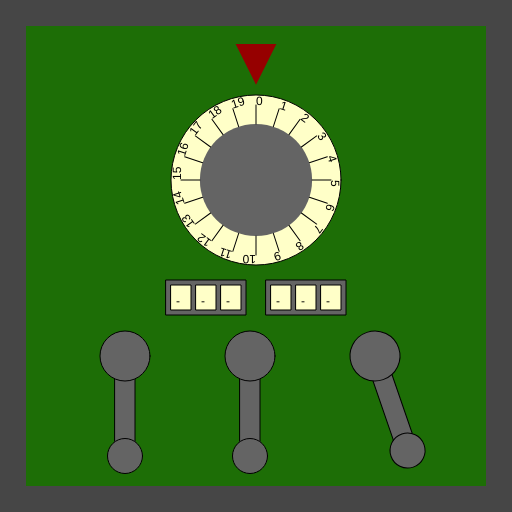
Frame 1 (no input)
Frame 60 (no input): identical to frame 1, image omitted
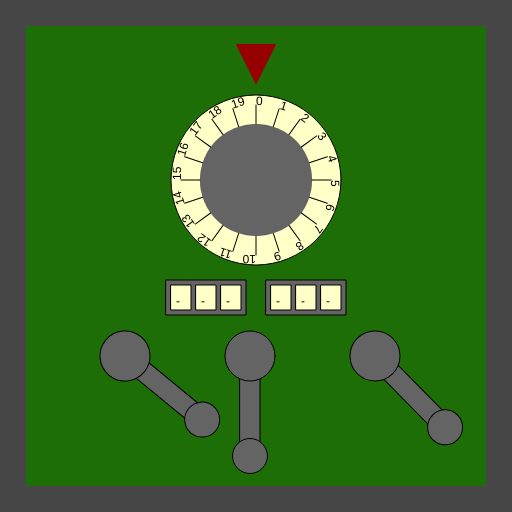
Frame 120 (the mouse pressed at the canvas centre since frame 60)

The p5.js sketch that drew these frames (run headless with seeded random() and noise() and a simulated clock; from frame 60 on, the mouse is pressed at the canvas centre):

// p5.js sketch
// ── sketch.js
/*

Officer: 1450836
CaseNum: 303-3-58402325-1450836

Case 303 - The Case of the Crooked Attorney
Stage 4 - The Courthouse

Torvalds has his final safe in his courthouse chambers. Luckily there is a court case proceeding.
You can sneak into his chambers whilst he makes his closing statement.

Crack the safe by doing the following:

	Whilst the mouse is being dragged:
	- Use the 'random' function to produce random values ranging from 2 to 10.
	- Assign the output to Secret_Safe_Key0

	When the mouse button is released:
	- Use the 'map' function to scale mouseX to values ranging from 2 to 9.
	- Assign the output to Secret_Safe_Key1

	When any key is pressed:
	- Make Secret_Safe_Key2 equal to the value of 'key'

	When the mouse button is pressed:
	- Use the 'map' function to scale mouseX to values ranging from 21 to 80.
	- Assign the output to Secret_Safe_Key3

	Whilst the mouse is being dragged:
	- Use the 'map' function to scale mouseX to values ranging from 10 to 74.
	- Assign the output to Secret_Safe_Key4

	Whilst the mouse is moving:
	- Use the 'map' function to scale mouseX to values ranging from 19 to 70.
	- Assign the output to Secret_Safe_Key5



This time you'll need to create the relevant event handlers yourself.

There are many possible ways of investigating this case, but you
should use ONLY the following commands:

	- The assignment operator aka. the equals sign !
	- mouseX, mouseY
	- key, keyCode
	- random
	- map

*/

//declare the variables

var Secret_Safe_Key0;
var Secret_Safe_Key1;
var Secret_Safe_Key2;
var Secret_Safe_Key3;
var Secret_Safe_Key4;
var Secret_Safe_Key5;


function preload()
{
	//IMAGES WILL BE LOADED HERE

}

function setup()
{
	createCanvas(512,512);

	//initialise the variables
	Secret_Safe_Key0 = 0;
	Secret_Safe_Key1 = "";
	Secret_Safe_Key2 = "";
	Secret_Safe_Key3 = 0;
	Secret_Safe_Key4 = 0;
	Secret_Safe_Key5 = 0;

}

///////////////////EVENT HANDLERS///////////////////

//Create event handlers here to open the safe ...
function mouseDragged(){
	Secret_Safe_Key0 = random(2, 10);
	Secret_Safe_Key4 = map(mouseX, 0, width, 10, 74);
}

function mouseReleased(){
	Secret_Safe_Key1 = map(mouseX, 0, width, 2, 9);
}

function keyPressed(){
	Secret_Safe_Key2 = key;
}

function mousePressed(){
	Secret_Safe_Key3 = map(mouseX, 0, width, 21, 80);
}

function mouseMoved(){
	Secret_Safe_Key5 = map(mouseX, 0, width, 19, 70);
}

///////////////DO NOT CHANGE CODE BELOW THIS POINT///////////////////

function draw()
{

	//Draw the safe door
	background(70);
	noStroke();
	fill(29,110,6);
	rect(26,26,width-52,width-52);

	//Draw the combination dial
	push();
	translate(256,180);
	drawDial(170,Secret_Safe_Key0,20);
	pop();

	//Draw the spinners
	push();
	translate(206,280);
	drawSpinner(3, Secret_Safe_Key1);
	pop();

	push();
	translate(306,280);
	drawSpinner(3, Secret_Safe_Key2);
	pop();

	//Draw the levers
	push();
	translate(125,356);
	drawLever(Secret_Safe_Key3);
	pop();

	push();
	translate(250,356);
	drawLever(Secret_Safe_Key4);
	pop();

	push();
	translate(375,356);
	drawLever(Secret_Safe_Key5);
	pop();

}

function drawDial(diameter,num,maxNum)
{
	//the combination lock

	var r = diameter * 0.5;
	var p = r * 0.6;

	stroke(0);
	fill(255,255,200);
	ellipse(0,0,diameter,diameter);
	fill(100);
	noStroke();
	ellipse(0,0,diameter*0.66,diameter*0.66);
	fill(150,0,0);
	triangle(
		-p * 0.4,-r-p,
		p * 0.4,-r-p,
		0,-r-p/5
	);

	noStroke();

	push();
	var inc = 360/maxNum;

	rotate(radians(-num * inc));
	for(var i = 0; i < maxNum; i++)
	{
		push();
		rotate(radians(i * inc));
		stroke(0);
		line(0,-r*0.66,0,-(r-10));
		noStroke();
		fill(0);
		text(i,0,-(r-10));
		pop();
	}

	pop();
}

function drawLever(rot)
{
	push();
	rotate(radians(-rot))
	stroke(0);
	fill(100);
	rect(-10,0,20,100);
	ellipse(0,0,50,50);
	ellipse(0,100,35,35);
	pop();
}

function drawSpinner(numSpinners, val)
{
	var sw = 20;
	var ow = (sw + 5) * numSpinners + 5;
	stroke(0);
	fill(100);
	rect(-ow/2,0,ow,35);
	if(typeof(val) == "number")
	{
		val = floor(val).toString(); //convert to string
	}
	var d = numSpinners - val.length;

	for(var d = numSpinners - val.length; d > 0; d--)
	{
		val = "-" + val;
	}

	for(var i = 0; i < numSpinners; i++)
	{
		stroke(0);
		fill(255,255,200);
		rect(-ow/2 + i * (sw + 5) + 5,5,20,25);
		fill(0);
		noStroke();
		text(val[i],-ow/2 + sw/2 + i * (sw +5),25);
	}

}
